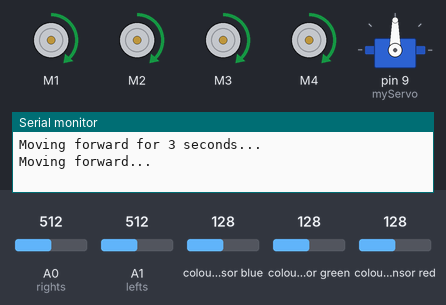
A sketch run on a simulated Arduino Uno, built with avr-gcc and run on an emulated ATmega328P. On the bench: 4 × DC motor (green arrow = forward, orange = backward, longer = faster), servo, the last lines printed to the serial monitor. Inputs (shaded band) come from the test bench; at power-on: colour sensor blue 128, colour sensor green 128, A1 (lefts) = 512, A0 (rights) = 512, colour sensor red 128.

Above: at 6.0 s.
6.1 s: colour sensor blue set to 214
At 10.46 s:
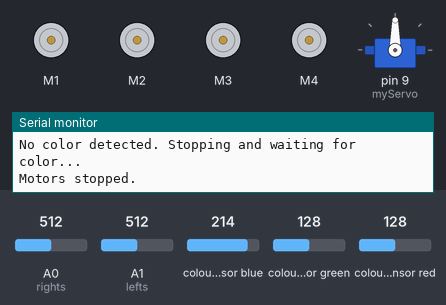
12.3 s: colour sensor blue set to 221
At 25.4 s:
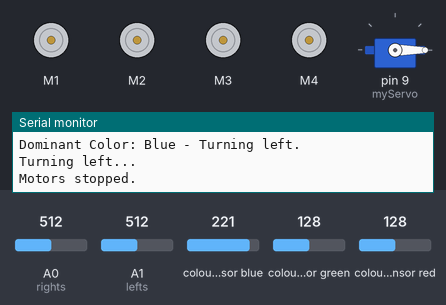
25.7 s: colour sensor green set to 250
At 33.9 s:
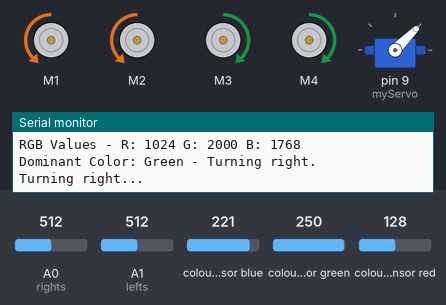
34.2 s: A1 (lefts) set to 364
45.9 s: A1 (lefts) set to 336
Timing chart, 0 to 59.3 s (numbered marks = the images above; inputs shaded):
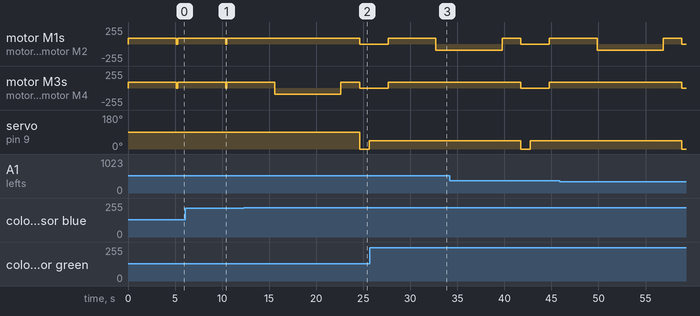

Measured:
- the behaviour switches between 218 and 219 on colour sensor blue (found by bisection; images 1 and 2)
- after the input at 12.3 s, servo on pin 9 (myServo): 90° → 0° after 12.3 s, → 45° 1.0 s later
- after the input at 25.7 s, motor M3, motor M4: goes on until 27.6 s, then stays forward 90/255

The sketch:

colour_detection_robot.ino
```cpp
#include <AFMotor.h>
#include <Wire.h>
#include <Adafruit_TCS34725.h>
#include <Servo.h>  // Include the Servo library

// Defining pins and variables for the line-following sensors
#define lefts A1
#define rights A0

// Defining motors
AF_DCMotor motor1(1, MOTOR12_1KHZ);
AF_DCMotor motor2(2, MOTOR12_1KHZ);
AF_DCMotor motor3(3, MOTOR34_1KHZ);
AF_DCMotor motor4(4, MOTOR34_1KHZ);

// Initialize the TCS34725 color sensor
Adafruit_TCS34725 tcs = Adafruit_TCS34725(TCS34725_INTEGRATIONTIME_600MS, TCS34725_GAIN_1X);

// Create a Servo object
Servo myServo;

void setup() {
  // Setting the speed of motors
  motor1.setSpeed(90);
  motor2.setSpeed(90);
  motor3.setSpeed(90);
  motor4.setSpeed(90);

  // Declaring pin types for sensors
  pinMode(lefts, INPUT);
  pinMode(rights, INPUT);

  // Begin serial communication
  Serial.begin(9600);

  // Check if the color sensor is connected
  if (tcs.begin()) {
    Serial.println("TCS34725 found.");
  } else {
    Serial.println("No TCS34725 found. Check your connections.");
    while (1); // Halt the program if sensor is not found
  }

  // Attach the servo control to pin 9
  myServo.attach(9);
}

void loop() {
  // Read values from the IR sensors
  int leftValue = analogRead(lefts);
  int rightValue = analogRead(rights);

  // Line-following logic
  if (leftValue <= 350 && rightValue <= 350) {
    // Both sensors detect the line, move forward
    motor1.run(FORWARD);
    motor2.run(FORWARD);
    motor3.run(FORWARD);
    motor4.run(FORWARD);
  }
  else if (leftValue <= 350 && !(rightValue <= 350)) {
    // Left sensor detects the line, turn left
    motor1.run(FORWARD);
    motor2.run(FORWARD);
    motor3.run(BACKWARD);
    motor4.run(BACKWARD);
  }
  else if (!(leftValue <= 350) && rightValue <= 350) {
    // Right sensor detects the line, turn right
    motor1.run(BACKWARD);
    motor2.run(BACKWARD);
    motor3.run(FORWARD);
    motor4.run(FORWARD);
  }
  else if (!(leftValue <= 350) && !(rightValue <= 350)) {
    // No line detected, stop
    motor1.run(RELEASE);
    motor2.run(RELEASE);
    motor3.run(RELEASE);
    motor4.run(RELEASE);

    // If both sensors exceed 350, trigger color-detecting function
    if (leftValue > 350 && rightValue > 350) {
      Serial.println("Both sensors exceed 350, triggering color detection.");
      processColorAction();

    }
  }
}

// Function to process the color and take action
void processColorAction() {
  // Move forward for 3 seconds at the start of each loop
  Serial.println("Moving forward for 3 seconds...");
  goForward();
  delay(3000); // Move forward for 3 seconds

  // Get the color values
  uint16_t r, g, b, c;
  tcs.getRawData(&r, &g, &b, &c);

  // Print the raw color values
  Serial.print("RGB Values - R: ");
  Serial.print(r);
  Serial.print(" G: ");
  Serial.print(g);
  Serial.print(" B: ");
  Serial.println(b);

  // Check for color detection and take action
  if (r < 1750 && g < 1750 && b < 1750) {
    Serial.println("No color detected. Stopping and waiting for color...");
    stopMotors();
    delay(100); // Short delay to prevent continuous checking too quickly
  } else {
    if (isRedDominant(r, g, b)) {
      handleRed();
    } else if (isGreenDominant(r, g, b)) {
      handleGreen();
    } else if (isBlueDominant(r, g, b)) {
      handleBlue();
    } else {
      Serial.println("No dominant color detected.");
      stopMotors();
    }
  }
}

// Function to check if red is dominant
bool isRedDominant(uint16_t r, uint16_t g, uint16_t b) {
  return (r > g && r > b);
}

// Function to check if green is dominant
bool isGreenDominant(uint16_t r, uint16_t g, uint16_t b) {
  return (g > r && g > b);
}

// Function to check if blue is dominant
bool isBlueDominant(uint16_t r, uint16_t g, uint16_t b) {
  return (b > r && b > g);
}

// Action for red color: Move forward and control the servo
void handleRed() {
  Serial.println("Dominant Color: Red - Moving forward.");
  goForward();
  moveServo(); // Move the servo after turning
}

// Action for green color: Turn right and control the servo
void handleGreen() {
  Serial.println("Dominant Color: Green - Turning right.");
  turnRight();
  moveServo(); // Move the servo after turning
}

// Action for blue color: Turn left and control the servo
void handleBlue() {
  Serial.println("Dominant Color: Blue - Turning left.");
  turnLeft();
  moveServo(); // Move the servo after turning
}

// Function to move forward


// Function to turn left
void turnLeft() {
  motor1.run(FORWARD);  // Right front motor moves forward
  motor2.run(FORWARD);  // Right back motor moves forward
  motor3.run(BACKWARD); // Left front motor moves backward
  motor4.run(BACKWARD); // Left back motor moves backward
  Serial.println("Turning left...");
  delay(7000); // Time for turning left
  motor1.run(FORWARD);
    motor2.run(FORWARD);
    motor3.run(FORWARD);
    motor4.run(FORWARD);
    delay(2000);
  stopMotors();
}
void goForward() {
  motor1.run(FORWARD);
  motor2.run(FORWARD);
  motor3.run(FORWARD);
  motor4.run(FORWARD);
  Serial.println("Moving forward...");
  motor1.run(FORWARD);
    motor2.run(FORWARD);
    motor3.run(FORWARD);
    motor4.run(FORWARD);
    delay(2000);
}

// Function to turn right
void turnRight() {
  motor1.run(BACKWARD);  // Right front motor moves backward
  motor2.run(BACKWARD);  // Right back motor moves backward
  motor3.run(FORWARD);   // Left front motor moves forward
  motor4.run(FORWARD);   // Left back motor moves forward
  Serial.println("Turning right...");
  delay(7000); // Time for turning right
    motor1.run(FORWARD);
    motor2.run(FORWARD);
    motor3.run(FORWARD);
    motor4.run(FORWARD);
    delay(2000);
  stopMotors();
}

// Function to stop all motors
void stopMotors() {
  motor1.run(RELEASE);
  motor2.run(RELEASE);
  motor3.run(RELEASE);
  motor4.run(RELEASE);
  Serial.println("Motors stopped.");
}

// Function to move the servo
void moveServo() {
  myServo.write(0);    // Move the servo to 0 degrees
  delay(1000);         // Wait for 1 second

  myServo.write(45);   // Move the servo to 75 degrees
  delay(2000);         // Wait for 2 seconds
}
```
